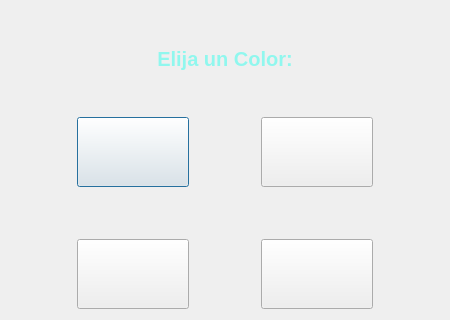
<?xml version="1.0" encoding="UTF-8"?>
<ui version="4.0">
 <class>SelectorColorDialog</class>
 <widget class="QDialog" name="SelectorColorDialog">
  <property name="geometry">
   <rect>
    <x>0</x>
    <y>0</y>
    <width>450</width>
    <height>320</height>
   </rect>
  </property>
  <property name="minimumSize">
   <size>
    <width>450</width>
    <height>320</height>
   </size>
  </property>
  <property name="windowTitle">
   <string>Dialog</string>
  </property>
  <layout class="QVBoxLayout" name="verticalLayout_3">
   <item>
    <widget class="QLabel" name="label">
     <property name="styleSheet">
      <string notr="true">QLabel#label {        
 
    color: qlineargradient(x1:0, y1:0, x2:1, y2:1, stop:0 rgb(99, 69, 44), stop:1 rgb(144, 247, 238));

  	 font-size: 20px;
    font-weight: bold;
    font-family: &quot;Segoe UI&quot;, Arial;
    
    background: transparent;
    padding: 2px;
    margin-bottom: 5px;
}

</string>
     </property>
     <property name="text">
      <string>Elija un Color:</string>
     </property>
     <property name="alignment">
      <set>Qt::AlignmentFlag::AlignCenter</set>
     </property>
    </widget>
   </item>
   <item>
    <layout class="QHBoxLayout" name="horizontalLayout">
     <item>
      <widget class="QWidget" name="widget_4" native="true">
       <property name="minimumSize">
        <size>
         <width>60</width>
         <height>0</height>
        </size>
       </property>
      </widget>
     </item>
     <item>
      <layout class="QVBoxLayout" name="verticalLayout">
       <item>
        <widget class="QPushButton" name="btnColor1">
         <property name="minimumSize">
          <size>
           <width>100</width>
           <height>70</height>
          </size>
         </property>
         <property name="text">
          <string/>
         </property>
        </widget>
       </item>
       <item>
        <widget class="QWidget" name="widget" native="true">
         <property name="minimumSize">
          <size>
           <width>120</width>
           <height>40</height>
          </size>
         </property>
        </widget>
       </item>
       <item>
        <widget class="QPushButton" name="btnColor3">
         <property name="minimumSize">
          <size>
           <width>100</width>
           <height>70</height>
          </size>
         </property>
         <property name="text">
          <string/>
         </property>
        </widget>
       </item>
      </layout>
     </item>
     <item>
      <widget class="QWidget" name="widget_3" native="true">
       <property name="minimumSize">
        <size>
         <width>60</width>
         <height>0</height>
        </size>
       </property>
      </widget>
     </item>
     <item>
      <layout class="QVBoxLayout" name="verticalLayout_2">
       <item>
        <widget class="QPushButton" name="btnColor2">
         <property name="minimumSize">
          <size>
           <width>100</width>
           <height>70</height>
          </size>
         </property>
         <property name="text">
          <string/>
         </property>
        </widget>
       </item>
       <item>
        <widget class="QWidget" name="widget_2" native="true">
         <property name="minimumSize">
          <size>
           <width>120</width>
           <height>40</height>
          </size>
         </property>
        </widget>
       </item>
       <item>
        <widget class="QPushButton" name="btnColor4">
         <property name="minimumSize">
          <size>
           <width>100</width>
           <height>70</height>
          </size>
         </property>
         <property name="text">
          <string/>
         </property>
        </widget>
       </item>
      </layout>
     </item>
     <item>
      <widget class="QWidget" name="widget_5" native="true">
       <property name="minimumSize">
        <size>
         <width>60</width>
         <height>0</height>
        </size>
       </property>
      </widget>
     </item>
    </layout>
   </item>
  </layout>
 </widget>
 <resources/>
 <connections/>
</ui>
